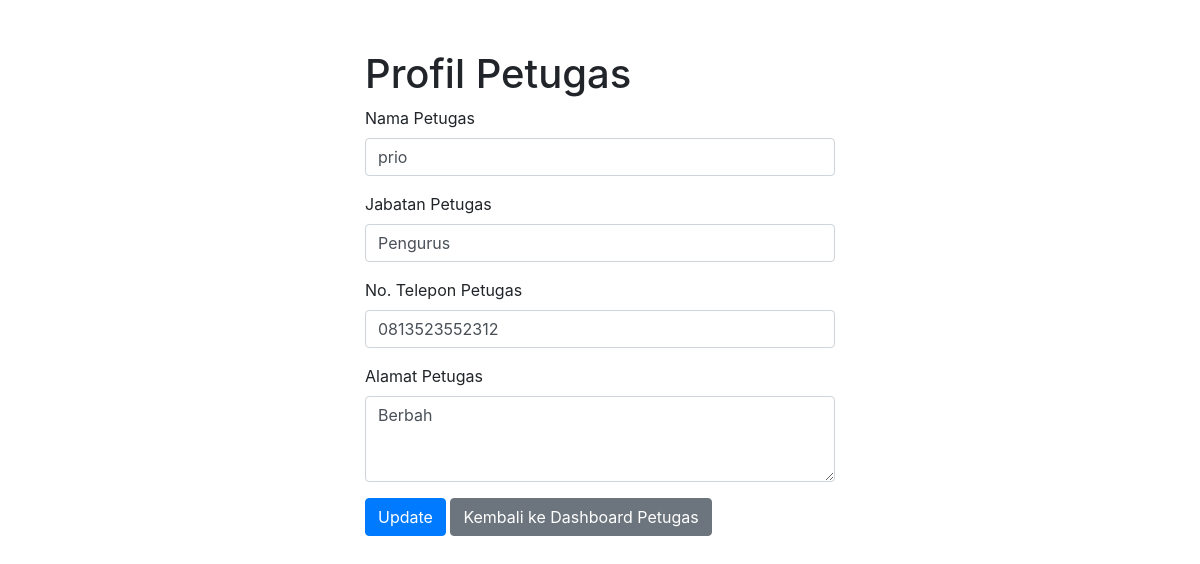
The page /profil_petugas.php (signed in) on the database its author committed.
### tables this page shows
CREATE TABLE IF NOT EXISTS `petugas` (
  `id_petugas` int(11) NOT NULL AUTO_INCREMENT,
  `nama_petugas` varchar(50) NOT NULL,
  `jabatan_petugas` varchar(50) NOT NULL,
  `no_telp_petugas` varchar(13) NOT NULL,
  `alamat_petugas` varchar(100) NOT NULL,
  PRIMARY KEY (`id_petugas`)
);

### profil_petugas.php (the view, shortened to what this page needs)
<?php
require_once 'conn.php';
$petugasId = $_SESSION['user_id'];
$query = "SELECT * FROM petugas WHERE id_petugas = $petugasId";
$result = mysqli_query($conn, $query);
if ($result && mysqli_num_rows($result) > 0) {
    $row = mysqli_fetch_assoc($result);
    $namaPetugas = $row['nama_petugas'];
    $jabatanPetugas = $row['jabatan_petugas'];
    $noTelpPetugas = $row['no_telp_petugas'];
    $alamatPetugas = $row['alamat_petugas'];
} else {
    header("Location: login.php");
    exit();
}
?>
<!DOCTYPE html>
<html>
<head>
    <link rel="stylesheet" href="https://stackpath.bootstrapcdn.com/bootstrap/4.5.2/css/bootstrap.min.css">
</head>
<body>
    <div class="container form-container">
        <h1>Profil Petugas</h1>
        <form method="POST">
            <div class="form-group">
                <label for="nama_petugas">Nama Petugas</label>
                <input type="text" class="form-control" id="nama_petugas" name="nama_petugas" value="<?php echo $namaPetugas; ?>" required>
            </div>
            <div class="form-group">
                <label for="jabatan_petugas">Jabatan Petugas</label>
                <input type="text" class="form-control" id="jabatan_petugas" name="jabatan_petugas" value="<?php echo $jabatanPetugas; ?>" required>
            </div>
            <div class="form-group">
                <label for="no_telp_petugas">No. Telepon Petugas</label>
                <input type="text" class="form-control" id="no_telp_petugas" name="no_telp_petugas" value="<?php echo $noTelpPetugas; ?>" required>
            </div>
            <div class="form-group">
                <label for="alamat_petugas">Alamat Petugas</label>
                <textarea class="form-control" id="alamat_petugas" name="alamat_petugas" rows="3" required><?php echo $alamatPetugas; ?></textarea>
            </div>
            <button type="submit" class="btn btn-primary">Update</button>
            <a href="dashboard_petugas.php" class="btn btn-secondary">Kembali ke Dashboard Petugas</a>
        </form>
    </div>
</body>
</html>

### profil_petugas.php (style rules this page uses)
.form-container { max-width: 500px; margin: 50px auto; }

### rows shown on the page
petugas: nama_petugas "prio", jabatan_petugas "Pengurus", no_telp_petugas "0813523552312", alamat_petugas "Berbah"
